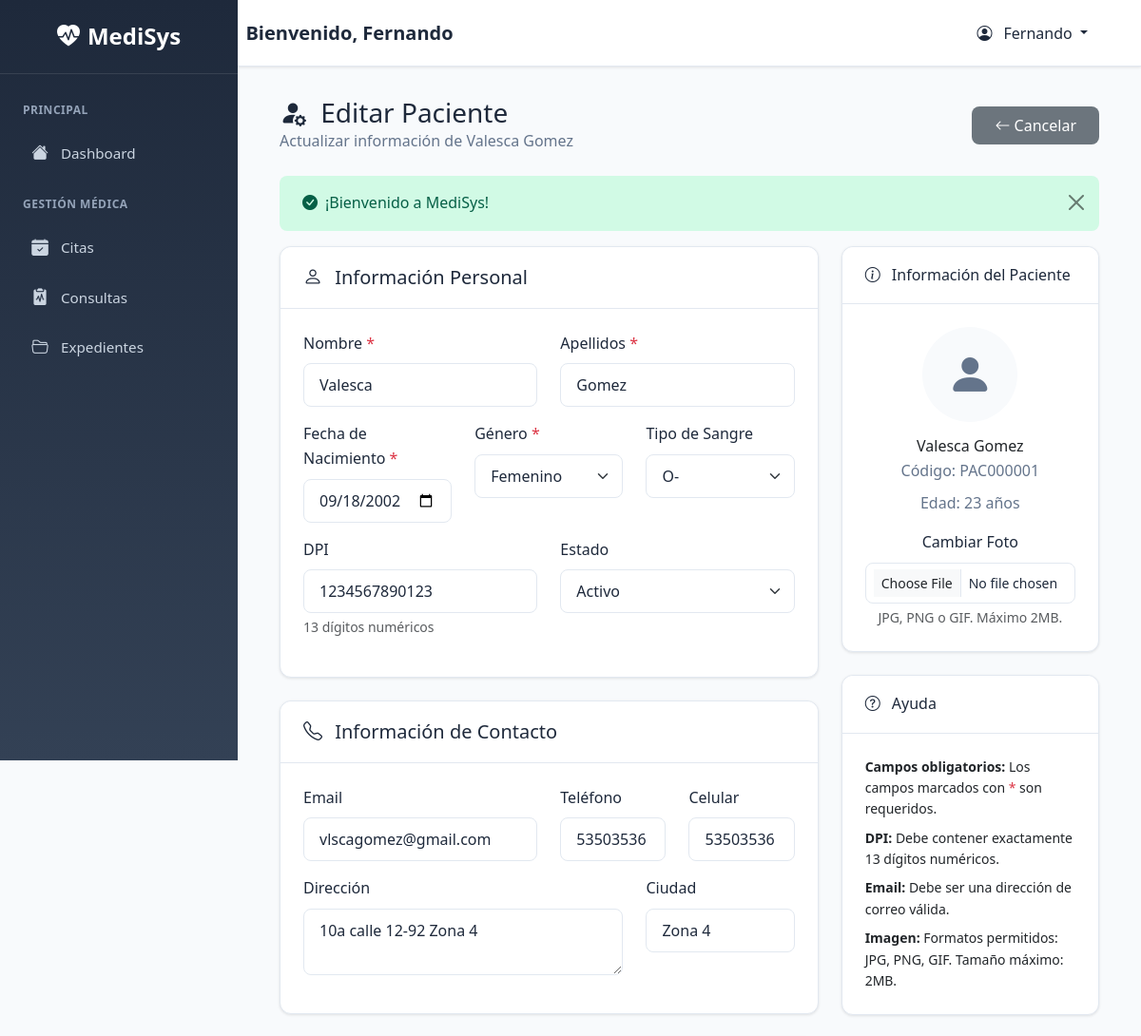
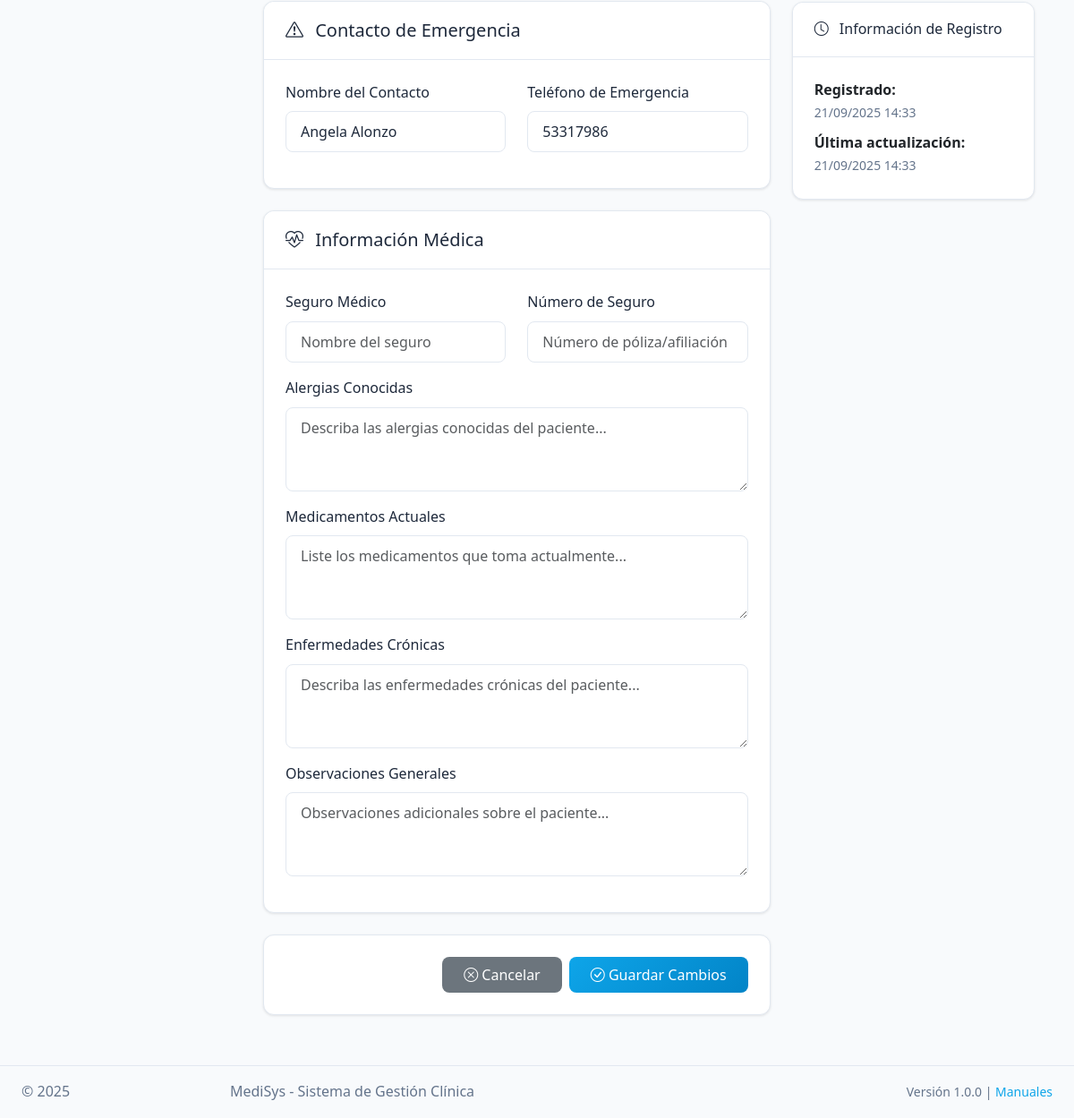
The page /pacientes/editar?id=1 (signed in) on the database its author committed (2 pictures, top to bottom).
### tables this page shows
CREATE TABLE `pacientes` (
  `id` int(11) NOT NULL,
  `codigo_paciente` varchar(20) DEFAULT NULL,
  `nombre` varchar(50) NOT NULL,
  `apellidos` varchar(100) NOT NULL,
  `fecha_nacimiento` date NOT NULL,
  `genero` enum('M','F','Otro') NOT NULL,
  `tipo_sangre` enum('A+','A-','B+','B-','AB+','AB-','O+','O-') DEFAULT NULL,
  `email` varchar(255) DEFAULT NULL,
  `telefono` varchar(20) DEFAULT NULL,
  `celular` varchar(20) DEFAULT NULL,
  `direccion` text DEFAULT NULL,
  `ciudad` varchar(100) DEFAULT NULL,
  `dpi` varchar(20) DEFAULT NULL,
  `contacto_emergencia` varchar(100) DEFAULT NULL,
  `telefono_emergencia` varchar(20) DEFAULT NULL,
  `seguro_medico` varchar(100) DEFAULT NULL,
  `numero_seguro` varchar(50) DEFAULT NULL,
  `alergias` text DEFAULT NULL,
  `medicamentos_actuales` text DEFAULT NULL,
  `enfermedades_cronicas` text DEFAULT NULL,
  `observaciones` text DEFAULT NULL,
  `imagen` varchar(255) DEFAULT NULL,
  `is_active` tinyint(1) NOT NULL DEFAULT 1,
  `created_at` datetime DEFAULT current_timestamp(),
  `updated_at` datetime DEFAULT current_timestamp() ON UPDATE current_timestamp()
);

### app/Vistas/pacientes/editar.php (the view, shortened to what the rows shown need)
<div class="container-fluid">
    <div class="row mb-4">
        <div class="col-12">
            <div class="d-flex justify-content-between align-items-center">
                <div>
                    <h1 class="h3 mb-0">
                        <i class="bi bi-person-fill-gear me-2"></i>
                        Editar Paciente
                    </h1>
                    <p class="text-muted mb-0">
                        Actualizar información de <?= htmlspecialchars($paciente['nombre'] . ' ' . $paciente['apellidos']) ?>
                    </p>
                </div>
            </div>
        </div>
    </div>
    <form method="POST" action="<?= Util::url('pacientes/editar') ?>" enctype="multipart/form-data" novalidate>
        <div class="row">
            <div class="col-xl-8 col-lg-7">
                <div class="card mb-4">
                    <div class="card-body">
                        <div class="row">
                            <div class="col-md-6">
                                <div class="mb-3">
                                    <label for="nombre" class="form-label">
                                        Nombre <span class="text-danger">*</span>
                                    </label>
                                    <input type="text" class="form-control" id="nombre" name="nombre"
                                           value="<?= htmlspecialchars($paciente['nombre']) ?>" required>
                                </div>
                            </div>
                            <div class="col-md-6">
                                <div class="mb-3">
                                    <label for="apellidos" class="form-label">
                                        Apellidos <span class="text-danger">*</span>
                                    </label>
                                    <input type="text" class="form-control" id="apellidos" name="apellidos"
                                           value="<?= htmlspecialchars($paciente['apellidos']) ?>" required>
                                </div>
                            </div>
                        </div>
                        <div class="row">
                            <div class="col-md-4">
                                <div class="mb-3">
                                    <label for="fecha_nacimiento" class="form-label">
                                        Fecha de Nacimiento <span class="text-danger">*</span>
                                    </label>
                                    <input type="date" class="form-control" id="fecha_nacimiento" name="fecha_nacimiento"
                                           value="<?= $paciente['fecha_nacimiento'] ?>" required>
                                </div>
                            </div>
                            <div class="col-md-4">
                                <div class="mb-3">
                                    <label for="genero" class="form-label">
                                        Género <span class="text-danger">*</span>
                                    </label>
                                    <select class="form-select" id="genero" name="genero" required>
                                        <option value="F" <?= $paciente['genero'] === 'F' ? 'selected' : '' ?>>Femenino</option>
                                    </select>
                                </div>
                            </div>
                            <div class="col-md-4">
                                <div class="mb-3">
                                    <label for="tipo_sangre" class="form-label">Tipo de Sangre</label>
                                    <select class="form-select" id="tipo_sangre" name="tipo_sangre">
                                        <?php
                                        $tipos_sangre = ['A+', 'A-', 'B+', 'B-', 'AB+', 'AB-', 'O+', 'O-'];
                                        foreach ($tipos_sangre as $tipo):
                                        ?>
                                            <option value="<?= $tipo ?>" <?= $paciente['tipo_sangre'] === $tipo ? 'selected' : '' ?>>
                                                <?= $tipo ?>
                                            </option>
                                        <?php endforeach; ?>
                                    </select>
                                </div>
                            </div>
                        </div>
                        <div class="row">
                            <div class="col-md-6">
                                <div class="mb-3">
                                    <label for="dpi" class="form-label">DPI</label>
                                    <input type="text" class="form-control" id="dpi" name="dpi"
                                           value="<?= htmlspecialchars($paciente['dpi']) ?>"
                                           placeholder="1234567891234" maxlength="13" pattern="[0-9]{13}">
                                    <div class="form-text">13 dígitos numéricos</div>
                                </div>
                            </div>
                            <div class="col-md-6">
                                <div class="mb-3">
                                    <label for="estado" class="form-label">Estado</label>
                                    <select class="form-select" id="estado" name="is_active">
                                        <option value="1" <?= $paciente['is_active'] == 1 ? 'selected' : '' ?>>Activo</option>
                                    </select>
                                </div>
                            </div>
                        </div>
                    </div>
                </div>
                <div class="card mb-4">
                    <div class="card-body">
                        <div class="row">
                            <div class="col-md-6">
                                <div class="mb-3">
                                    <label for="email" class="form-label">Email</label>
                                    <input type="email" class="form-control" id="email" name="email"
                                           value="<?= htmlspecialchars($paciente['email']) ?>"
                                           placeholder="ejemplo@correo.com">
                                </div>
                            </div>
                            <div class="col-md-3">
                                <div class="mb-3">
                                    <label for="telefono" class="form-label">Teléfono</label>
                                    <input type="tel" class="form-control" id="telefono" name="telefono"
                                           value="<?= htmlspecialchars($paciente['telefono']) ?>"
                                           placeholder="2234-5678">
                                </div>
                            </div>
                            <div class="col-md-3">
                                <div class="mb-3">
                                    <label for="celular" class="form-label">Celular</label>
                                    <input type="tel" class="form-control" id="celular" name="celular"
                                           value="<?= htmlspecialchars($paciente['celular']) ?>"
                                           placeholder="5123-4567">
                                </div>
                            </div>
                        </div>
                        <div class="row">
                            <div class="col-md-8">
                                <div class="mb-3">
                                    <label for="direccion" class="form-label">Dirección</label>
                                    <textarea class="form-control" id="direccion" name="direccion" rows="2"
                                              placeholder="Dirección completa"><?= htmlspecialchars($paciente['direccion']) ?></textarea>
                                </div>
                            </div>
                            <div class="col-md-4">
                                <div class="mb-3">
                                    <label for="ciudad" class="form-label">Ciudad</label>
                                    <input type="text" class="form-control" id="ciudad" name="ciudad"
                                           value="<?= htmlspecialchars($paciente['ciudad']) ?>"
                                           placeholder="Ciudad de residencia">
                                </div>
                            </div>
                        </div>
                    </div>
                </div>
                <div class="card mb-4">
                    <div class="card-body">
                        <div class="row">
                            <div class="col-md-6">
                                <div class="mb-3">
                                    <label for="contacto_emergencia" class="form-label">Nombre del Contacto</label>
                                    <input type="text" class="form-control" id="contacto_emergencia" name="contacto_emergencia"
                                           value="<?= htmlspecialchars($paciente['contacto_emergencia']) ?>"
                                           placeholder="Nombre completo del contacto">
                                </div>
                            </div>
                            <div class="col-md-6">
                                <div class="mb-3">
                                    <label for="telefono_emergencia" class="form-label">Teléfono de Emergencia</label>
                                    <input type="tel" class="form-control" id="telefono_emergencia" name="telefono_emergencia"
                                           value="<?= htmlspecialchars($paciente['telefono_emergencia']) ?>"
                                           placeholder="Teléfono del contacto">
                                </div>
                            </div>
                        </div>
                    </div>
                </div>
            </div>
            <div class="col-xl-4 col-lg-5">
                <div class="card mb-4">
                    <div class="card-body text-center">
                        <?php if ($paciente['imagen']): ?>
                            <img src="<?= Util::asset('uploads/pacientes/' . $paciente['imagen']) ?>"
                                 alt="Foto del paciente" class="rounded-circle mb-3" width="100" height="100">
                        <?php else: ?>
                            <div class="bg-light rounded-circle d-inline-flex align-items-center justify-content-center mb-3"
                                 style="width: 100px; height: 100px;">
                                <i class="bi bi-person-fill display-5 text-muted"></i>
                            </div>
                        <?php endif; ?>
                        <h6 class="mb-1"><?= htmlspecialchars($paciente['nombre'] . ' ' . $paciente['apellidos']) ?></h6>
                        <p class="text-muted mb-2">
                            Código: <?= htmlspecialchars($paciente['codigo_paciente']) ?>
                        </p>
                        <p class="text-muted mb-0">
                            Edad: <?= Util::calculateAge($paciente['fecha_nacimiento']) ?> años
                        </p>
                        <div class="mt-3">
                            <label for="imagen" class="form-label">Cambiar Foto</label>
                            <input type="file" class="form-control form-control-sm" id="imagen" name="imagen"
                                   accept="image/*">
                            <div class="form-text">JPG, PNG o GIF. Máximo 2MB.</div>
                        </div>
                    </div>
                </div>
                <div class="card">
                    <div class="card-body">
                        <p class="mb-2">
                            <strong>Registrado:</strong><br>
                            <small class="text-muted"><?= Util::formatDateTime($paciente['created_at']) ?></small>
                        </p>
                        <p class="mb-0">
                            <strong>Última actualización:</strong><br>
                            <small class="text-muted"><?= Util::formatDateTime($paciente['updated_at']) ?></small>
                        </p>
                    </div>
                </div>
            </div>
        </div>
    </form>
</div>

### rows shown on the page
pacientes: nombre+apellidos "Valesca Gomez", nombre "Valesca", apellidos "Gomez", fecha_nacimiento "09/18/2002", genero "Femenino", tipo_sangre "O-", dpi "1234567890123", is_active "Activo", email "vlscagomez@gmail.com", telefono "53503536", celular "53503536", direccion "10a calle 12-92 Zona 4", ciudad "Zona 4", contacto_emergencia "Angela Alonzo", telefono_emergencia "53317986", codigo_paciente "PAC000001", fecha_nacimiento "23", created_at "21/09/2025 14:33", updated_at "21/09/2025 14:33"

### other values the page prints
$current_user['nombre'] "Fernando"
$message "¡Bienvenido a MediSys!"
